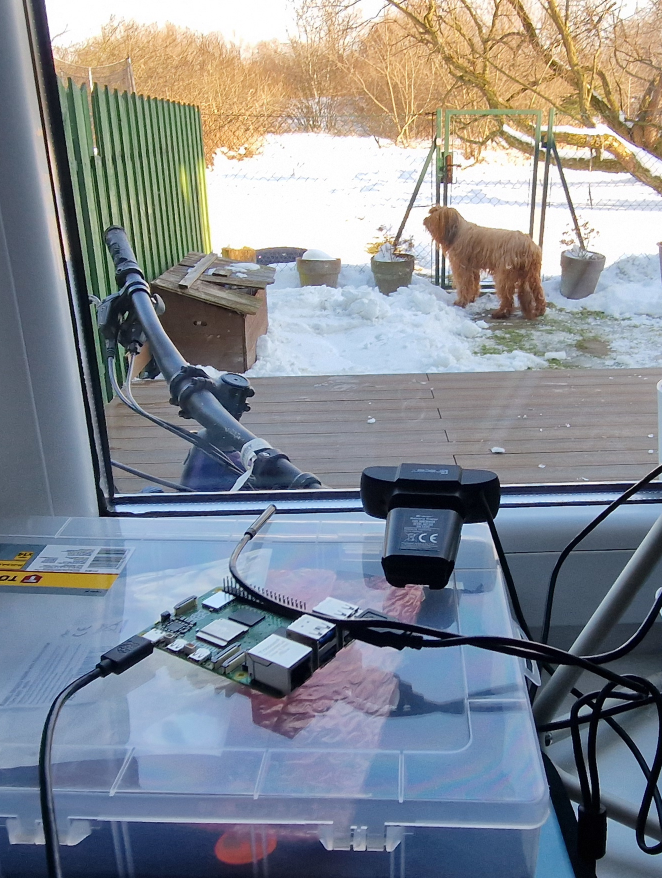
#> input picture presentation/System akwizycji danych.jpg, 1324 x 1756 px (shown at 1/2 size)
$ python -i camera_hour_overlay_advanced.py   (imports and definitions only)
#> lines starting #> are read from the running program, lines starting #| are printed output that depends on the picture
#> further down, picture is the input picture: shape (1756, 1324, 3); mean B, G, R 145.8, 138.7, 133.4
# camera_hour_overlay_advanced.py
# Run: python -m src.camera_hour_overlay_advanced --model models/baseline_advanced_logreg_model.pkl --features_csv features_advanced.csv [--cam 0 --width 1280 --height 720 --smooth 0.6]
# Opis:
#     Skrypt do nakładania zaawansowanych cech obrazu oraz przewidywanej godziny na klatki z kamery.
#     - Wczytuje model predykcji godziny (pickle)
#     - Przetwarza obraz z kamery (OpenCV)
#     - Ekstrahuje cechy advanced z klatki
#     - Przewiduje godzinę na podstawie cech
#     - Nakłada overlay z cechami i godziną na obraz
#     - Obsługuje argumenty CLI

# Zadania realizowane przez skrypt:
#     1. Wczytanie modelu predykcji godziny
#     2. Przetwarzanie obrazu z kamery
#     3. Ekstrakcja cech advanced z klatki
#     4. Predykcja godziny
#     5. Nakładanie overlay na obraz
#     6. Obsługa argumentów CLI

import argparse
import os
import pickle
from pathlib import Path


import cv2
import numpy as np
import pandas as pd
import datetime


# ---------- 1) PRÓBA użycia Twojej ekstrakcji advanced ----------
# [21 lines left out: function try_import_repo_feature_extractor, not called in this run]


# ---------- 2) FALLBACK (tylko jako szkielet, zwykle NIEZGODNY z treningiem) ----------
def fallback_extract_features_advanced(frame_bgr: np.ndarray) -> dict[str, float]:
    """
    Minimalny przykład "advanced" cech.
    UWAGA: prawie na pewno NIE będzie zgodny z Twoim features_advanced.csv.
    To jest tylko awaryjny szkielet, żebyś miał działający pipeline end-to-end.
    """
    # BGR -> RGB / HSV / Gray
    rgb = cv2.cvtColor(frame_bgr, cv2.COLOR_BGR2RGB)
    hsv = cv2.cvtColor(frame_bgr, cv2.COLOR_BGR2HSV)
#> hsv: shape (1756, 1324, 3); mean H, S, V 84.5, 73.7, 159.1
    gray = cv2.cvtColor(frame_bgr, cv2.COLOR_BGR2GRAY)
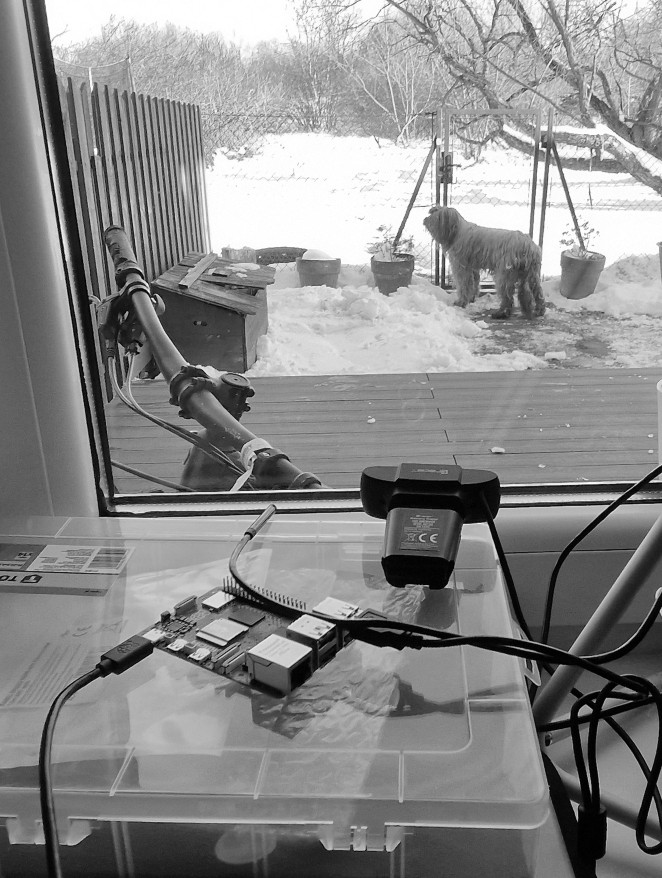
#> gray: shape (1756, 1324) (shown at 1/2 size); min 0, max 255, mean 137.9

    feats: dict[str, float] = {}

    # Statystyki RGB
    r, g, b = rgb[:, :, 0], rgb[:, :, 1], rgb[:, :, 2]
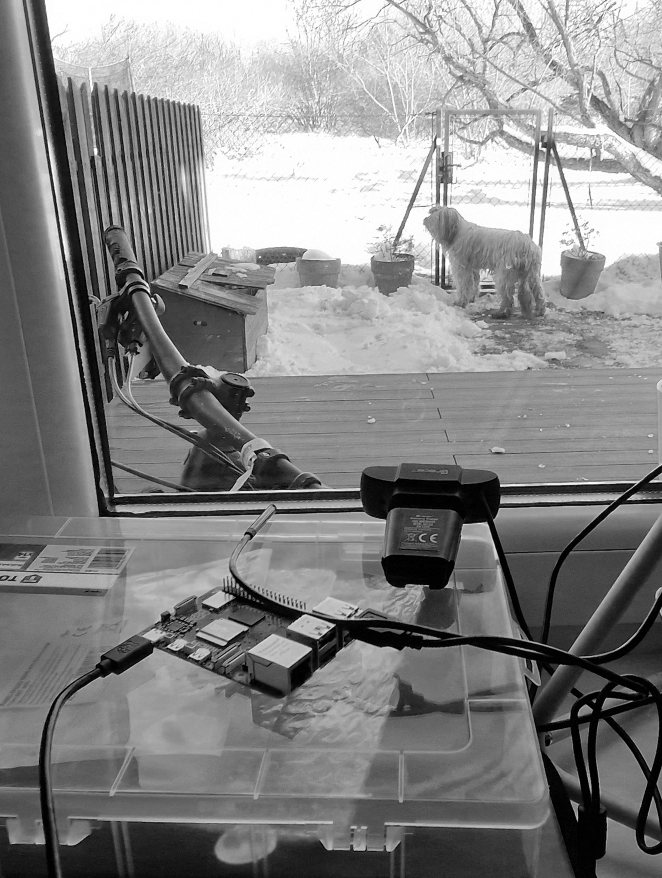
#> r: shape (1756, 1324) (shown at 1/2 size); min 0, max 255, mean 133.4
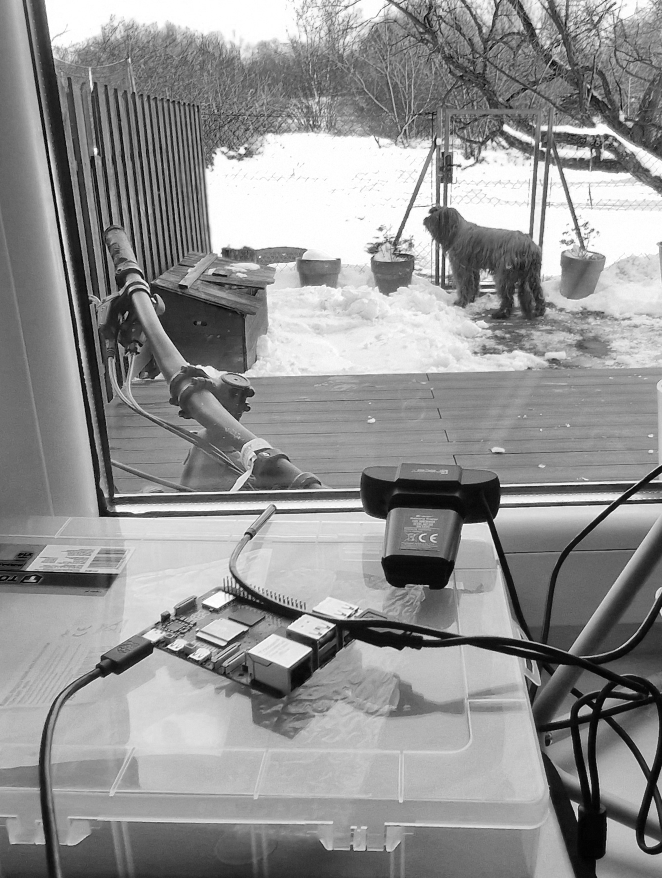
#> b: shape (1756, 1324) (shown at 1/2 size); min 0, max 255, mean 145.8
    feats["r_mean"] = float(r.mean())
    feats["g_mean"] = float(g.mean())
    feats["b_mean"] = float(b.mean())
    feats["r_std"] = float(r.std())
    feats["g_std"] = float(g.std())
    feats["b_std"] = float(b.std())

    # Jasność / kontrast (na gray)
    feats["gray_mean"] = float(gray.mean())
    feats["gray_std"] = float(gray.std())

    # HSV: średnia saturacja i value
    h, s, v = hsv[:, :, 0], hsv[:, :, 1], hsv[:, :, 2]
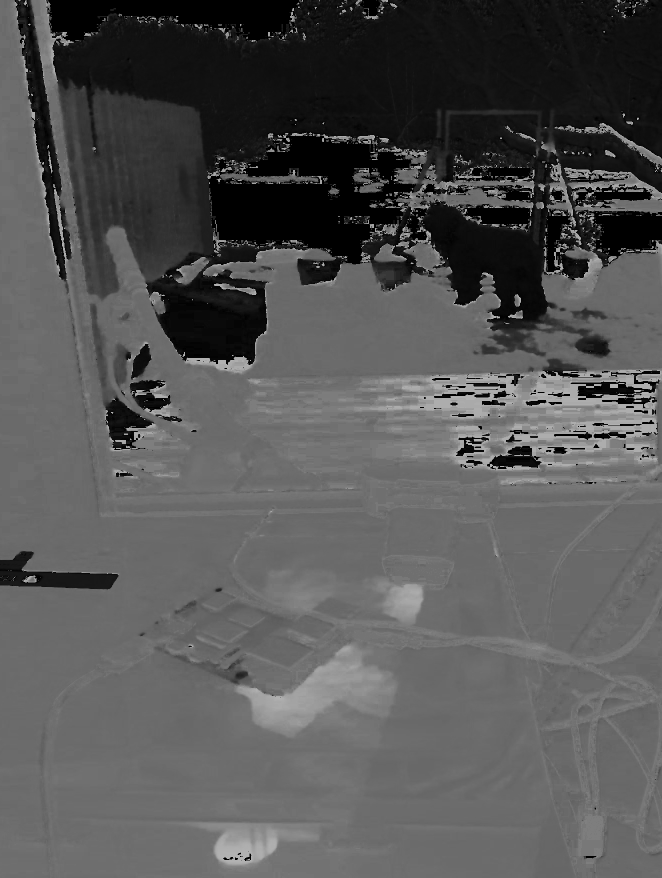
#> h: shape (1756, 1324) (shown at 1/2 size); min 0, max 179, mean 84.5
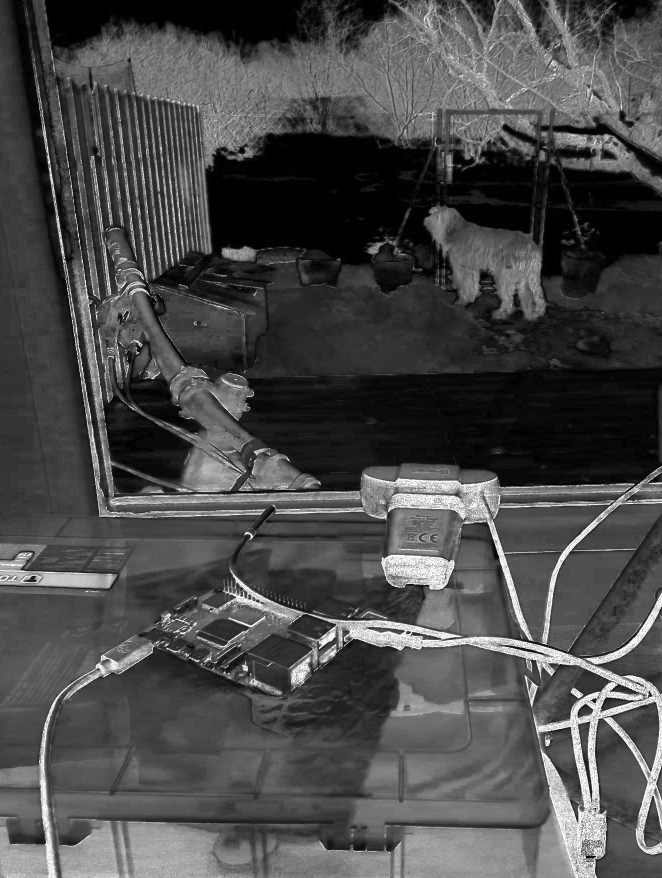
#> s: shape (1756, 1324) (shown at 1/2 size); min 0, max 255, mean 73.7
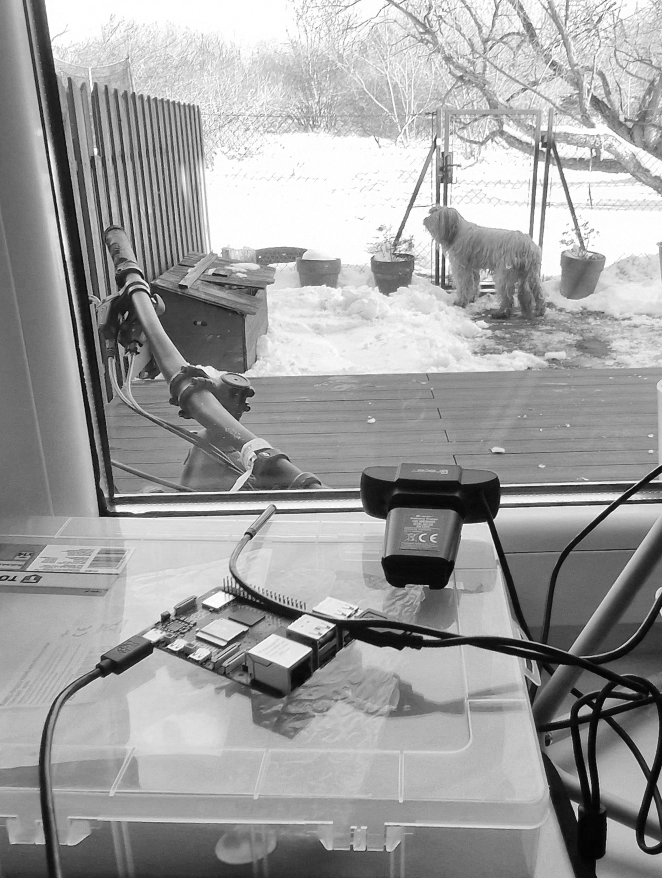
#> v: shape (1756, 1324) (shown at 1/2 size); min 0, max 255, mean 159.1
    feats["sat_mean"] = float(s.mean())
    feats["val_mean"] = float(v.mean())
    feats["sat_std"] = float(s.std())
    feats["val_std"] = float(v.std())

    # Prosty histogram jasności (np. 8 binów)
    hist = cv2.calcHist([gray], [0], None, [8], [0, 256]).flatten()
#> hist = [153857, 174962, 252009, 303082, 634790, 364729, 210038, 231477]
    hist = hist / (hist.sum() + 1e-9)
#> hist = [0.0662, 0.0753, 0.108, 0.13, 0.273, 0.157, 0.0903, 0.0996]
    for i, p in enumerate(hist):
        feats[f"gray_hist_{i}"] = float(p)
#> this loop made 8 passes
#> p on passes 1 to 8: 0.0662, 0.0753, 0.108, 0.13, 0.273, 0.157, 0.0903, 0.0996
#> after the loop, feats = 20 items

    return feats


# [230 lines left out: functions pretty_hour_label, draw_overlay, main, not called in this run]


# [2 lines not run here, left out]

>>> import cv2
>>> picture = cv2.imread('../presentation/System akwizycji danych.jpg')
>>> result = fallback_extract_features_advanced(picture)
#> result = 20 items
